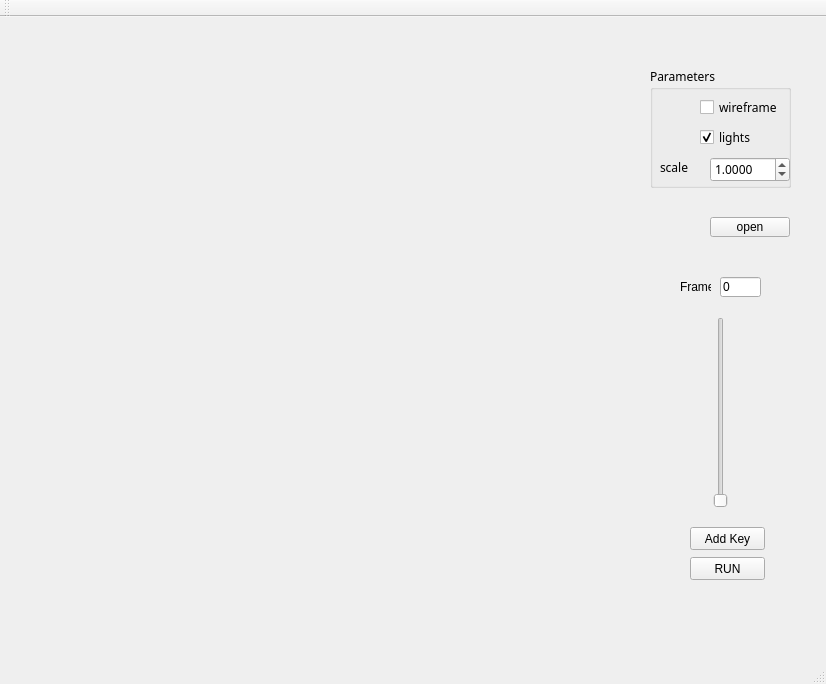
<?xml version="1.0" encoding="UTF-8"?>
<ui version="4.0">
 <class>MainWindow</class>
 <widget class="QMainWindow" name="MainWindow">
  <property name="geometry">
   <rect>
    <x>0</x>
    <y>0</y>
    <width>826</width>
    <height>684</height>
   </rect>
  </property>
  <property name="windowTitle">
   <string>MainWindow</string>
  </property>
  <widget class="QWidget" name="centralWidget">
   <widget class="QPushButton" name="pushButton_3">
    <property name="geometry">
     <rect>
      <x>710</x>
      <y>200</y>
      <width>80</width>
      <height>20</height>
     </rect>
    </property>
    <property name="text">
     <string>open</string>
    </property>
   </widget>
   <widget class="QGroupBox" name="groupBox">
    <property name="geometry">
     <rect>
      <x>650</x>
      <y>50</y>
      <width>141</width>
      <height>121</height>
     </rect>
    </property>
    <property name="font">
     <font>
      <family>Agency FB</family>
     </font>
    </property>
    <property name="title">
     <string>Parameters</string>
    </property>
    <widget class="QCheckBox" name="checkBox">
     <property name="geometry">
      <rect>
       <x>50</x>
       <y>30</y>
       <width>80</width>
       <height>20</height>
      </rect>
     </property>
     <property name="text">
      <string>wireframe</string>
     </property>
    </widget>
    <widget class="QCheckBox" name="checkBox_2">
     <property name="enabled">
      <bool>true</bool>
     </property>
     <property name="geometry">
      <rect>
       <x>50</x>
       <y>60</y>
       <width>80</width>
       <height>20</height>
      </rect>
     </property>
     <property name="text">
      <string>lights</string>
     </property>
     <property name="checkable">
      <bool>true</bool>
     </property>
     <property name="checked">
      <bool>true</bool>
     </property>
    </widget>
    <widget class="QLabel" name="label">
     <property name="geometry">
      <rect>
       <x>10</x>
       <y>90</y>
       <width>54</width>
       <height>20</height>
      </rect>
     </property>
     <property name="text">
      <string>scale</string>
     </property>
    </widget>
    <widget class="QDoubleSpinBox" name="doubleSpinBox">
     <property name="geometry">
      <rect>
       <x>60</x>
       <y>90</y>
       <width>80</width>
       <height>25</height>
      </rect>
     </property>
     <property name="decimals">
      <number>4</number>
     </property>
     <property name="minimum">
      <double>0.001000000000000</double>
     </property>
     <property name="maximum">
      <double>100.000000000000000</double>
     </property>
     <property name="singleStep">
      <double>0.003000000000000</double>
     </property>
     <property name="value">
      <double>1.000000000000000</double>
     </property>
    </widget>
   </widget>
   <widget class="QSlider" name="verticalSlider">
    <property name="geometry">
     <rect>
      <x>710</x>
      <y>300</y>
      <width>21</width>
      <height>191</height>
     </rect>
    </property>
    <property name="orientation">
     <enum>Qt::Vertical</enum>
    </property>
   </widget>
   <widget class="QLabel" name="label_2">
    <property name="geometry">
     <rect>
      <x>680</x>
      <y>259</y>
      <width>31</width>
      <height>21</height>
     </rect>
    </property>
    <property name="text">
     <string>Frame</string>
    </property>
   </widget>
   <widget class="QLineEdit" name="lineEdit">
    <property name="geometry">
     <rect>
      <x>720</x>
      <y>260</y>
      <width>41</width>
      <height>20</height>
     </rect>
    </property>
    <property name="text">
     <string>0</string>
    </property>
   </widget>
   <widget class="QPushButton" name="AddKey_Button">
    <property name="geometry">
     <rect>
      <x>690</x>
      <y>510</y>
      <width>75</width>
      <height>23</height>
     </rect>
    </property>
    <property name="text">
     <string>Add Key</string>
    </property>
   </widget>
   <widget class="QPushButton" name="Run_Button">
    <property name="geometry">
     <rect>
      <x>690</x>
      <y>540</y>
      <width>75</width>
      <height>23</height>
     </rect>
    </property>
    <property name="text">
     <string>RUN</string>
    </property>
   </widget>
  </widget>
  <widget class="QMenuBar" name="menuBar">
   <property name="geometry">
    <rect>
     <x>0</x>
     <y>0</y>
     <width>826</width>
     <height>20</height>
    </rect>
   </property>
  </widget>
  <widget class="QToolBar" name="mainToolBar">
   <attribute name="toolBarArea">
    <enum>TopToolBarArea</enum>
   </attribute>
   <attribute name="toolBarBreak">
    <bool>false</bool>
   </attribute>
  </widget>
  <widget class="QStatusBar" name="statusBar"/>
 </widget>
 <layoutdefault spacing="6" margin="11"/>
 <resources/>
 <connections/>
</ui>
